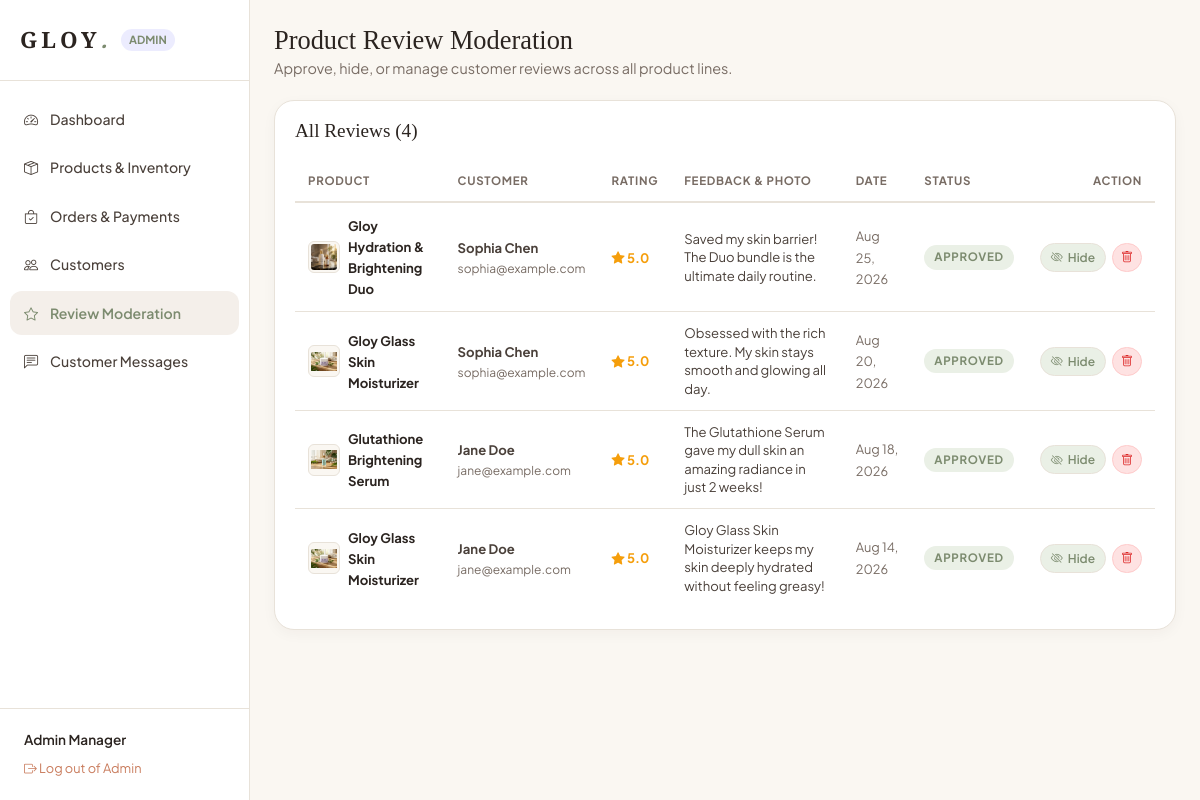
Screenshot of /admin/reviews.php (signed in) with the database file from the repository.
### tables this page shows
CREATE TABLE `users` (
  `id` INT AUTO_INCREMENT PRIMARY KEY,
  `name` VARCHAR(100) NOT NULL,
  `email` VARCHAR(150) NOT NULL UNIQUE,
  `password_hash` VARCHAR(255) NOT NULL,
  `phone` VARCHAR(30) NULL,
  `role` ENUM('user', 'admin') DEFAULT 'user',
  `status` ENUM('active', 'disabled') DEFAULT 'active',
  `reset_token` VARCHAR(64) NULL,
  `reset_expires` DATETIME NULL,
  `created_at` TIMESTAMP DEFAULT CURRENT_TIMESTAMP
);

CREATE TABLE `reviews` (
  `id` INT AUTO_INCREMENT PRIMARY KEY,
  `product_id` INT NOT NULL,
  `user_id` INT NOT NULL,
  `rating` INT NOT NULL CHECK (`rating` BETWEEN 1 AND 5),
  `comment` TEXT NOT NULL,
  `approved` TINYINT(1) DEFAULT 1,
  `created_at` TIMESTAMP DEFAULT CURRENT_TIMESTAMP,
  FOREIGN KEY (`product_id`) REFERENCES `products`(`id`) ON DELETE CASCADE,
  FOREIGN KEY (`user_id`) REFERENCES `users`(`id`) ON DELETE CASCADE
);

CREATE TABLE `products` (
  `id` INT AUTO_INCREMENT PRIMARY KEY,
  `name` VARCHAR(150) NOT NULL,
  `slug` VARCHAR(150) NOT NULL UNIQUE,
  `subtitle` VARCHAR(255) NULL,
  `description` TEXT NOT NULL,
  `ingredients` TEXT NOT NULL,
  `how_to_use` TEXT NOT NULL,
  `category` VARCHAR(100) NOT NULL,
  `skin_type` VARCHAR(50) NOT NULL DEFAULT 'All',
  `price` DECIMAL(10,2) NOT NULL,
  `stock` INT NOT NULL DEFAULT 50,
  `image` VARCHAR(255) NOT NULL,
  `model3d_url` VARCHAR(255) NULL,
  `is_bestseller` TINYINT(1) DEFAULT 0,
  `rating_avg` DECIMAL(3,2) DEFAULT 5.00,
  `review_count` INT DEFAULT 0,
  `created_at` TIMESTAMP DEFAULT CURRENT_TIMESTAMP
);

### includes/auth_middleware.php (called while the page is built, shortened)
<?php
if (!function_exists('e')) {
    function e($string) {
        return htmlspecialchars($string ?? '', ENT_QUOTES, 'UTF-8');
    }
}
function get_current_user_data() {
    $pdo = getDBConnection();
    $stmt = $pdo->prepare("SELECT id, name, email, phone, role FROM users WHERE id = ?");
    $stmt->execute([$_SESSION['user_id']]);
    return $stmt->fetch();
}

### admin/reviews.php (the view, shortened to what this page needs)
<?php
require_once __DIR__ . '/includes/admin_header.php';
$pdo = getDBConnection();
$sql = "
    SELECT r.*, u.name as user_name, u.email as user_email, p.name as product_name, p.image as product_image
    FROM reviews r
    JOIN users u ON r.user_id = u.id
    JOIN products p ON r.product_id = p.id
    ORDER BY r.created_at DESC
";
$reviews = $pdo->query($sql)->fetchAll();
?>
<div class="admin-topbar">
  <div>
    <h1 class="admin-title">Product Review Moderation</h1>
    <p style="color:var(--text-muted); font-size:0.9rem;">Approve, hide, or manage customer reviews across all product lines.</p>
  </div>
</div>
<div class="admin-card">
  <div class="card-header-flex">
    <h3 style="font-size:1.2rem;">All Reviews (<?php echo count($reviews); ?>)</h3>
  </div>
  <div class="table-responsive">
    <table class="data-table">
      <thead>
        <tr>
          <th>Product</th>
          <th>Customer</th>
          <th>Rating</th>
          <th>Feedback &amp; Photo</th>
          <th>Date</th>
          <th>Status</th>
          <th style="text-align:right;">Action</th>
        </tr>
      </thead>
      <tbody>
        <?php foreach ($reviews as $r): ?>
          <tr>
            <td>
              <div style="display:flex; align-items:center; gap:8px;">
                <img src="../assets/images/<?php echo e($r['product_image']); ?>" alt="" style="width:32px; height:32px; object-fit:contain; background:var(--bg-main); border-radius:var(--radius-sm); padding:2px; border:1px solid var(--border-color); flex-shrink:0;">
                <strong style="font-size:0.82rem; color:var(--text-heading);"><?php echo e($r['product_name']); ?></strong>
              </div>
            </td>
            <td>
              <strong style="font-size:0.82rem;"><?php echo e($r['user_name']); ?></strong>
              <div style="color:var(--text-muted); font-size:0.75rem;"><?php echo e($r['user_email']); ?></div>
            </td>
            <td><span style="color:#F59E0B; font-weight:bold; font-size:0.82rem;"><i class="bi bi-star-fill"></i> <?php echo $r['rating']; ?>.0</span></td>
            <td style="max-width:240px; white-space:normal;">
              <p style="font-size:0.82rem; margin:0; line-height:1.4; color:var(--text-body);"><?php echo e($r['comment']); ?></p>
            </td>
            <td><span style="font-size:0.8rem; color:var(--text-muted);"><?php echo date('M d, Y', strtotime($r['created_at'])); ?></span></td>
            <td>
              <span class="status-badge <?php echo $r['approved'] ? 'status-paid' : 'status-pending'; ?>">
                <?php echo $r['approved'] ? 'Approved' : 'Hidden'; ?>
              </span>
            </td>
            <td style="text-align:right;">
              <div style="display:inline-flex; gap:6px;">
                <a href="#" data-post-name="toggle" data-post-value="<?php echo (int)$r['id']; ?>" class="btn-table-action btn-enable" style="padding:4px 10px; font-size:0.75rem;">
                  <i class="bi bi-<?php echo $r['approved'] ? 'eye-slash' : 'eye'; ?>"></i> <?php echo $r['approved'] ? 'Hide' : 'Approve'; ?>
                </a>
                <a href="#" data-post-name="delete" data-post-value="<?php echo (int)$r['id']; ?>" class="btn-table-action btn-disable" style="padding:4px 8px; font-size:0.75rem;" data-confirm="Delete review permanently?" title="Delete Review">
                  <i class="bi bi-trash"></i>
                </a>
              </div>
            </td>
          </tr>
        <?php endforeach; ?>
      </tbody>
    </table>
  </div>
</div>
<?php require_once __DIR__ . '/includes/admin_footer.php'; ?>

### admin/includes/admin_header.php (shortened to what this page needs)
<?php
require_once __DIR__ . '/../../includes/auth_middleware.php';
$currentAdmin = get_current_user_data();
$currentAdminPage = basename($_SERVER['PHP_SELF']);
?>
<!DOCTYPE html>
<html lang="en">
<head>
  <link rel="stylesheet" href="https://cdn.jsdelivr.net/npm/bootstrap-icons@1.11.3/font/bootstrap-icons.min.css">
  <link rel="stylesheet" href="../assets/css/style.css">
  <link rel="stylesheet" href="../assets/css/components.css">
  <link rel="stylesheet" href="../assets/css/admin.css">
</head>
<body class="admin-body">
  <aside class="admin-sidebar">
    <div class="admin-brand">
      <a href="../index.php" class="brand-logo" style="font-size:1.4rem;">
        GLOY<span style="color:var(--primary-purple);">.</span>
      </a>
      <span style="font-size:0.7rem; font-weight:700; text-transform:uppercase; background:rgba(99,102,241,0.12); color:var(--primary-purple); padding:2px 8px; border-radius:var(--radius-pill);">Admin</span>
    </div>
    <nav class="admin-nav">
      <a href="dashboard.php" class="admin-nav-item <?php echo $currentAdminPage === 'dashboard.php' ? 'active' : ''; ?>">
        <i class="bi bi-speedometer2 me-2"></i> Dashboard
      </a>
      <a href="products.php" class="admin-nav-item <?php echo $currentAdminPage === 'products.php' ? 'active' : ''; ?>">
        <i class="bi bi-box-seam me-2"></i> Products &amp; Inventory
      </a>
      <a href="orders.php" class="admin-nav-item <?php echo $currentAdminPage === 'orders.php' ? 'active' : ''; ?>">
        <i class="bi bi-bag-check me-2"></i> Orders &amp; Payments
      </a>
      <a href="customers.php" class="admin-nav-item <?php echo $currentAdminPage === 'customers.php' ? 'active' : ''; ?>">
        <i class="bi bi-people me-2"></i> Customers
      </a>
      <a href="reviews.php" class="admin-nav-item <?php echo $currentAdminPage === 'reviews.php' ? 'active' : ''; ?>">
        <i class="bi bi-star me-2"></i> Review Moderation
      </a>
      <a href="messages.php" class="admin-nav-item <?php echo $currentAdminPage === 'messages.php' ? 'active' : ''; ?>">
        <i class="bi bi-chat-left-text me-2"></i> Customer Messages
      </a>
    </nav>
    <div style="padding:20px 24px; border-top:1px solid var(--border-color);">
      <div style="font-size:0.85rem; font-weight:600; color:var(--text-heading); margin-bottom:4px;"><?php echo e($currentAdmin['name']); ?></div>
      <a href="../logout.php" style="font-size:0.8rem; color:var(--accent-terracotta);"><i class="bi bi-box-arrow-right me-1"></i> Log out of Admin</a>
    </div>
  </aside>
  <main class="admin-main">

### assets/css/style.css (style rules this page uses)
:root { --bg-main: #FAF7F2; --bg-surface: #FFFFFF; --bg-card: #FFFFFF; --bg-secondary: #F4EFEA; --bg-accent-sage: #EAF0E6; --bg-accent-blush: #FDF3EE; --primary-purple: #7C8B6F; --primary-purple-hover: #667459; --accent-sage: #7C8B6F; --accent-terracotta: #C97C5D; --accent-terracotta-hover: #B3684B; --accent-gold: #D4AF37; --accent-plum: #C97C5D; --text-heading: #2B2420; --text-body: #4A403A; --text-muted: #786C64; --border-color: #E8E2D9; --border-focus: #7C8B6F; --search-bg: #FFFFFF; --search-border: #E8E2D9; --search-focus: #7C8B6F; --font-serif: 'Playfair Display', Georgia, serif; --font-sans: 'Plus Jakarta Sans', -apple-system, BlinkMacSystemFont, sans-serif; --shadow-sm: 0 4px 14px rgba(43, 36, 32, 0.04); --shadow-md: 0 10px 30px rgba(43, 36, 32, 0.07); --shadow-lg: 0 20px 48px rgba(43, 36, 32, 0.1); --radius-sm: 6px; --radius-md: 12px; --radius-lg: 20px; --radius-pill: 50px; --transition-fast: 0.2s cubic-bezier(0.4, 0, 0.2, 1); --transition-smooth: 0.35s cubic-bezier(0.4, 0, 0.2, 1); }
*, *::before, *::after { box-sizing: border-box; margin: 0; padding: 0; }
html { scroll-behavior: smooth; font-size: 16px; }
body { font-family: var(--font-sans); background-color: var(--bg-main); color: var(--text-body); line-height: 1.6; overflow-x: hidden; -webkit-font-smoothing: antialiased; }
h1, h2, h3, h4, h5, h6 { font-family: var(--font-serif); color: var(--text-heading); font-weight: 500; line-height: 1.25; }
a { color: inherit; text-decoration: none; transition: color var(--transition-fast); }
img { max-width: 100%; height: auto; display: block; }
.brand-logo { font-family: var(--font-serif); font-size: 1.8rem; letter-spacing: 0.18em; font-weight: 700; color: #2B2420; text-transform: uppercase; }
.brand-logo span { color: #7C8B6F; font-style: italic; }

### rows the page displays
users: name "Admin Manager"
reviews: product.image (picture), product.name "Gloy Hydration & Brightening Duo", user.name "Sophia Chen", user.email "sophia@example.com", rating "5", comment "Saved my skin barrier! The Duo bundle is the ultimate daily routine.", created_at "Aug 25, 2026", approved "APPROVED", $r['id'] 4 (drawn)
reviews: product.image (picture), product.name "Gloy Glass Skin Moisturizer", user.name "Sophia Chen", user.email "sophia@example.com", rating "5", comment "Obsessed with the rich texture. My skin stays smooth and glowing all day.", created_at "Aug 20, 2026", approved "APPROVED", $r['id'] 2 (drawn)
reviews: product.image (picture), product.name "Glutathione Brightening Serum", user.name "Jane Doe", user.email "jane@example.com", rating "5", comment "The Glutathione Serum gave my dull skin an amazing radiance in just 2 weeks!", created_at "Aug 18, 2026", approved "APPROVED", $r['id'] 3 (drawn)
reviews: product.image (picture), product.name "Gloy Glass Skin Moisturizer", user.name "Jane Doe", user.email "jane@example.com", rating "5", comment "Gloy Glass Skin Moisturizer keeps my skin deeply hydrated without feeling greasy!", created_at "Aug 14, 2026", approved "APPROVED", $r['id'] 1 (drawn)

### other values shown
count($reviews) "4"
